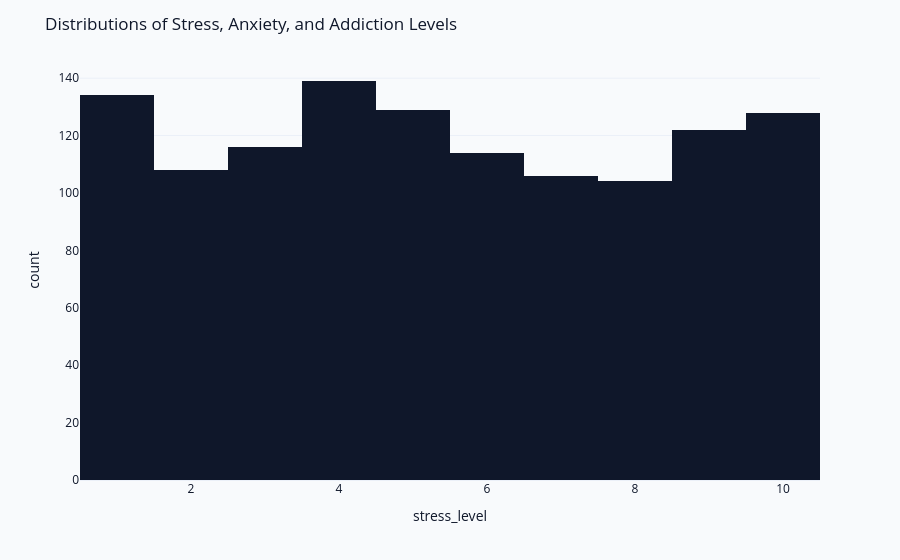

Notebook cell for this chart:
### Markdown cell above
## Distributions of Stress, Anxiety, and Addiction Levels

Visualize the prevalence and patterns of key mental health indicators among teens using histograms for stress_level, anxiety_level, and addiction_level.

### Code cell
fig = px.histogram(df, x='stress_level', color_discrete_sequence=PALETTE)
fig.update_layout(
    title='Distributions of Stress, Anxiety, and Addiction Levels',
    template=THEME["plotly_template"],
    paper_bgcolor=THEME["background"],
    plot_bgcolor=THEME["background"],
    font=dict(color=THEME["foreground"]),
)
fig.show()

### Figure 1 — Plotly figure (JSON) as saved in the notebook; plotly's stock layout.template omitted (floating-point values rounded to 4 significant figures; data arrays with more than 128 entries replaced by an {"elided": "..."} marker saying what was removed)
{"data": [{"bingroup": "x", "hovertemplate": "stress_level=%{x}<br>count=%{y}<extra></extra>", "legendgroup": "", "marker": {"color": "#0F172A", "pattern": {"shape": ""}}, "name": "", "orientation": "v", "showlegend": false, "type": "histogram", "x": {"elided": "1200 int values"}, "xaxis": "x", "yaxis": "y"}], "layout": {"barmode": "relative", "font": {"color": "#0F172A"}, "legend": {"tracegroupgap": 0}, "margin": {"t": 60}, "paper_bgcolor": "#F8FAFC", "plot_bgcolor": "#F8FAFC", "title": {"text": "Distributions of Stress, Anxiety, and Addiction Levels"}, "xaxis": {"anchor": "y", "domain": [0, 1], "title": {"text": "stress_level"}}, "yaxis": {"anchor": "x", "domain": [0, 1], "title": {"text": "count"}}}}
